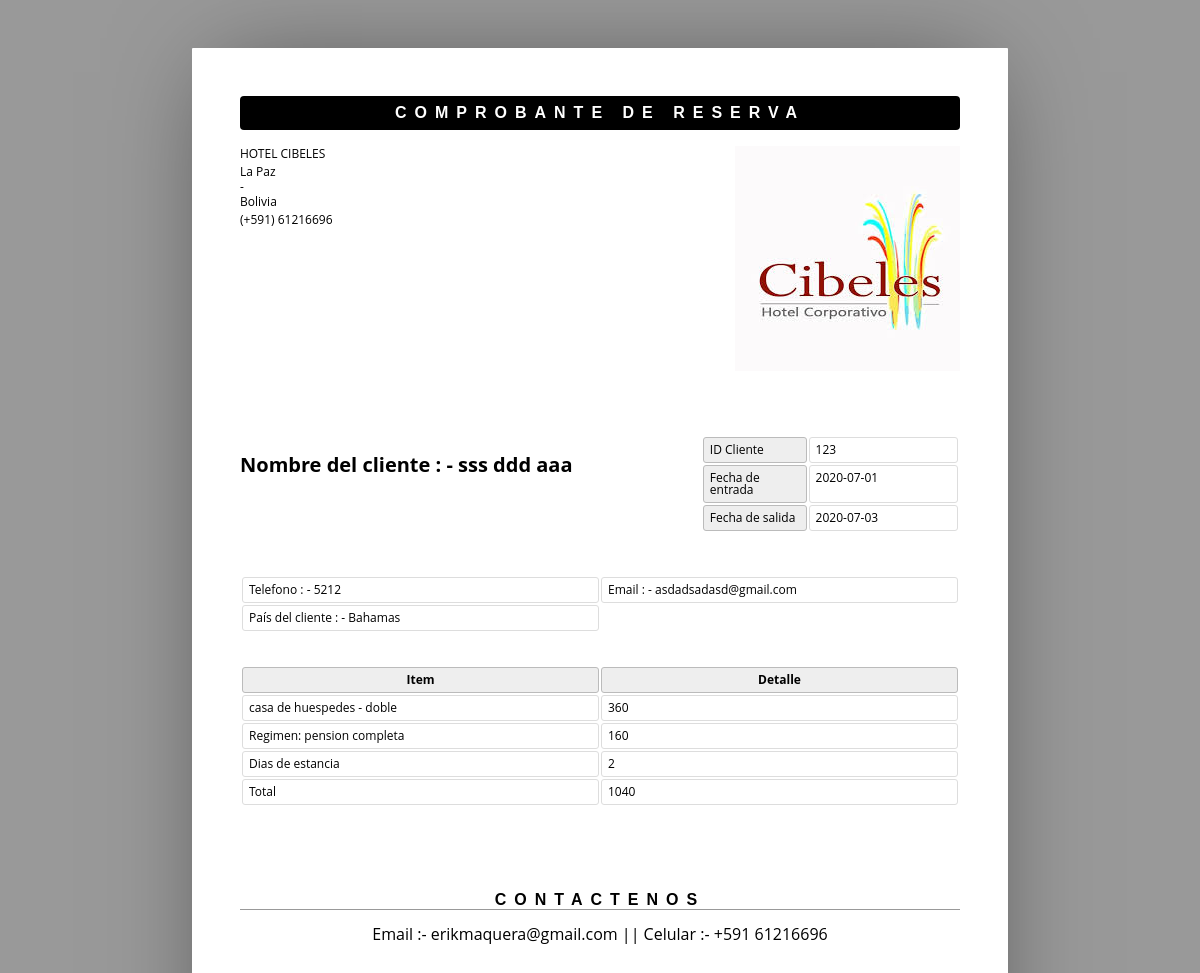
The page /codigo/comprobante.php?idres=45 on the database its author committed.
### tables this page shows
CREATE TABLE `reserva` (
  `nro_res` int(11) NOT NULL,
  `dni` varchar(30) DEFAULT NULL,
  `id` int(11) DEFAULT NULL,
  `idr` int(11) DEFAULT NULL,
  `fecha_ingreso` date DEFAULT NULL,
  `total` double DEFAULT NULL,
  `fecha_salida` date DEFAULT NULL,
  `estado` varchar(20) DEFAULT NULL
);

CREATE TABLE `huesped` (
  `dni` varchar(30) NOT NULL,
  `paterno` varchar(30) DEFAULT NULL,
  `materno` varchar(30) DEFAULT NULL,
  `nombre` varchar(30) DEFAULT NULL,
  `fechanac` date DEFAULT NULL,
  `nacionalidad` varchar(40) DEFAULT NULL,
  `email` varchar(50) DEFAULT NULL,
  `telefono` varchar(40) DEFAULT NULL
);

CREATE TABLE `habitacion` (
  `id` int(11) NOT NULL,
  `tipo` varchar(30) DEFAULT NULL,
  `camas` varchar(20) DEFAULT NULL,
  `precio` int(11) DEFAULT NULL
);

CREATE TABLE `regimen` (
  `idr` int(11) NOT NULL,
  `tipor` varchar(30) DEFAULT NULL,
  `cantidad` varchar(30) DEFAULT NULL,
  `costo` int(11) DEFAULT NULL
);

### codigo/comprobante.php (the view, shortened to what this page needs)
<html>
	<head>
	</head>
	<body>
	<?php
	include ('conexion.php');
	$idres = $_GET['idres'];
	$sql ="select * from hotelcibeles.reserva r, hotelcibeles.huesped h, hotelcibeles.habitacion ha, hotelcibeles.regimen re where r.dni=h.dni and r.id=ha.id and r.idr=re.idr and nro_res = '$idres' ";
	$re = mysqli_query($con,$sql);
	while($row=mysqli_fetch_array($re))
	{
		$dni = $row['dni'];
		$ingreso =  $row['fecha_ingreso'];
		$salida = $row['fecha_salida'];
		$telefono = $row['telefono'];
		$pais = $row['nacionalidad'];
		$paterno = $row['paterno'];
		$materno = $row['materno'];
		$nombre = $row['nombre'];
		$tipo = $row['tipo'];
		$precio = $row['precio'];
		$regimen = $row['tipor'];
        $costo = $row['costo'];
        $email = $row['email'];
        $cama = $row['camas'];
    }
    $sql1="select datediff('$salida', '$ingreso') as dias";
    $r=mysqli_query($con, $sql1);
    $re=mysqli_fetch_array($r);
    $dias=$re['dias'];
    $monto=$dias*($precio+$costo);
	?>
		<header>
			<h1>Comprobante de Reserva
</h1>
			<address >
				<p> HOTEL CIBELES</p>
				<p>La Paz<br>- <br>Bolivia</p>
				<p>(+591) 61216696</p>
			</address>
			<span><img alt="" src="assets/images/cibeles.jpg"></span>
		</header>
		<article>
			<address >
				<p><br></p>
				<p>Nombre del cliente  : -  <?php echo $paterno." ".$materno." ".$nombre;?><br></p>
			</address>
			<table class="meta">
				<tr>
					<th><span > ID Cliente</span></th>
					<td><span ><?php echo $dni; ?></span></td>
				</tr>
				<tr>
					<th><span >Fecha de entrada</span></th>
					<td><span ><?php echo $ingreso; ?> </span></td>
				</tr>
				<tr>
					<th><span >Fecha de salida</span></th>
					<td><span ><?php echo $salida; ?> </span></td>
				</tr>
			</table>
			<table >
					<tr>
						<td>Telefono : -  <?php echo $telefono; ?> </td>
						<td>Email : -  <?php echo $email; ?> </td>
					</tr>
					<tr>
						<td>País del cliente : -  <?php echo $pais; ?> </td>
					</tr>
				</table>
				<br>
				<br>
			<table class="inventory">
				<thead>
					<tr>
						<th><span >Item</span></th>
						<th><span >Detalle</span></th>
					</tr>
				</thead>
				<tbody>
					<tr>
						<td><span ><?php echo $tipo." - ".$cama; ?></span></td>
						<td><span ><?php echo $precio; ?> </span></td>
					</tr>
					<tr>
						<td><span >Regimen: <?php echo $regimen; ?></span></td>
						<td><span ><?php echo $costo; ?></span></td>
                    </tr>
                    <tr>
						<td><span ><?php echo "Dias de estancia"; ?></span></td>
						<td><span ><?php echo $dias; ?></span></td>
					</tr>
					<tr>
						<td><span ><?php echo "Total"; ?>  </span></td>
						<td><span ><?php echo $monto; ?></span></td>
					</tr>
				</tbody>
			</table>
		</article>
		<aside>
			<h1><span >Contactenos</span></h1>
			<div >
				<p align="center">Email :- erikmaquera@gmail.com || Celular :- +591 61216696 </p>
			</div>
		</aside>
	</body>
</html>

### codigo/comprobante.php (style rules this page uses)
* { border: 0; box-sizing: content-box; color: inherit; font-family: inherit; font-size: inherit; font-style: inherit; font-weight: inherit; line-height: inherit; list-style: none; margin: 0; padding: 0; text-decoration: none; vertical-align: top; }
h1 { font: bold 100% sans-serif; letter-spacing: 0.5em; text-align: center; text-transform: uppercase; }
table { font-size: 75%; table-layout: fixed; width: 100%; }
table { border-collapse: separate; border-spacing: 2px; }
th, td { border-width: 1px; padding: 0.5em; position: relative; text-align: left; }
th, td { border-radius: 0.25em; border-style: solid; }
th { background: #EEE; border-color: #BBB; }
td { border-color: #DDD; }
html { font: 16px/1 'Open Sans', sans-serif; overflow: auto; padding: 0.5in; }
html { background: #999; cursor: default; }
body { box-sizing: border-box; height: 11in; margin: 0 auto; overflow: hidden; padding: 0.5in; width: 8.5in; }
body { background: #FFF; border-radius: 1px; box-shadow: 0 0 1in -0.25in rgba(0, 0, 0, 0.5); }
header { margin: 0 0 3em; }
header:after { clear: both; content: ""; display: table; }
header h1 { background: #000; border-radius: 0.25em; color: #FFF; margin: 0 0 1em; padding: 0.5em 0; }
header address { float: left; font-size: 75%; font-style: normal; line-height: 1.25; margin: 0 1em 1em 0; }
header address p { margin: 0 0 0.25em; }
header span, header img { display: block; float: right; }
header span { margin: 0 0 1em 1em; max-height: 25%; max-width: 60%; position: relative; }
header img { max-height: 100%; max-width: 100%; }
article, article address, table.meta, table.inventory { margin: 0 0 3em; }
article:after { clear: both; content: ""; display: table; }
article address { float: left; font-size: 125%; font-weight: bold; }
table.meta, table.balance { float: right; width: 36%; }
table.meta:after, table.balance:after { clear: both; content: ""; display: table; }
table.meta th { width: 40%; }
table.meta td { width: 60%; }
table.inventory { clear: both; width: 100%; }
table.inventory th { font-weight: bold; text-align: center; }
table.inventory td:nth-child(1) { width: 26%; }
table.inventory td:nth-child(2) { width: 38%; }
aside h1 { border: none; border-width: 0 0 1px; margin: 0 0 1em; }
aside h1 { border-color: #999; border-bottom-style: solid; }

### rows shown on the page
reserva: dni.paterno "sss", dni.materno "ddd", dni.nombre "aaa", dni.dni "123", fecha_ingreso "2020-07-01", fecha_salida "2020-07-03", dni.telefono "5212", dni.email "asdadsadasd@gmail.com", dni.nacionalidad "Bahamas", id.tipo "casa de huespedes", id.camas "doble", id.precio "360", idr.tipor "pension completa", idr.costo "160"

### other values the page prints
$dias "2"
$monto "1040"
